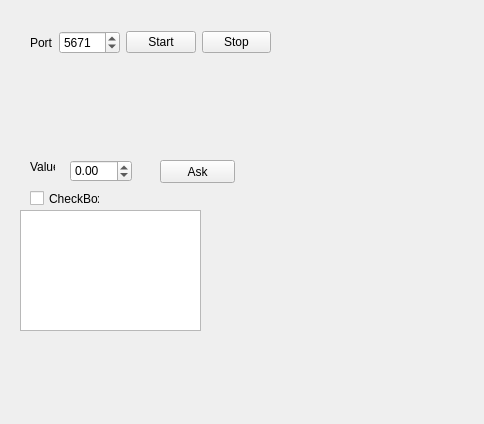
<?xml version="1.0" encoding="UTF-8"?>
<ui version="4.0">
 <class>Form</class>
 <widget class="QWidget" name="Form">
  <property name="geometry">
   <rect>
    <x>0</x>
    <y>0</y>
    <width>484</width>
    <height>424</height>
   </rect>
  </property>
  <property name="windowTitle">
   <string>Client</string>
  </property>
  <widget class="QTextEdit" name="messagesTextEdit">
   <property name="geometry">
    <rect>
     <x>20</x>
     <y>210</y>
     <width>181</width>
     <height>121</height>
    </rect>
   </property>
  </widget>
  <widget class="QLabel" name="label_2">
   <property name="geometry">
    <rect>
     <x>30</x>
     <y>160</y>
     <width>25</width>
     <height>13</height>
    </rect>
   </property>
   <property name="text">
    <string>Value</string>
   </property>
   <property name="buddy">
    <cstring>valueSb</cstring>
   </property>
  </widget>
  <widget class="QDoubleSpinBox" name="valueSb">
   <property name="geometry">
    <rect>
     <x>70</x>
     <y>160</y>
     <width>62</width>
     <height>22</height>
    </rect>
   </property>
   <property name="accelerated">
    <bool>true</bool>
   </property>
   <property name="keyboardTracking">
    <bool>false</bool>
   </property>
   <property name="minimum">
    <double>-1000.000000000000000</double>
   </property>
   <property name="maximum">
    <double>1000.000000000000000</double>
   </property>
   <property name="singleStep">
    <double>0.100000000000000</double>
   </property>
  </widget>
  <widget class="QPushButton" name="askPb">
   <property name="geometry">
    <rect>
     <x>160</x>
     <y>160</y>
     <width>75</width>
     <height>23</height>
    </rect>
   </property>
   <property name="text">
    <string>Ask</string>
   </property>
  </widget>
  <widget class="QCheckBox" name="checkBox">
   <property name="geometry">
    <rect>
     <x>30</x>
     <y>190</y>
     <width>70</width>
     <height>17</height>
    </rect>
   </property>
   <property name="text">
    <string>CheckBox</string>
   </property>
  </widget>
  <widget class="QWidget" name="">
   <property name="geometry">
    <rect>
     <x>30</x>
     <y>30</y>
     <width>241</width>
     <height>25</height>
    </rect>
   </property>
   <layout class="QHBoxLayout" name="horizontalLayout">
    <item>
     <widget class="QLabel" name="label">
      <property name="text">
       <string>Port</string>
      </property>
      <property name="buddy">
       <cstring>portSb</cstring>
      </property>
     </widget>
    </item>
    <item>
     <widget class="QSpinBox" name="portSb">
      <property name="minimum">
       <number>1000</number>
      </property>
      <property name="maximum">
       <number>65535</number>
      </property>
      <property name="value">
       <number>5671</number>
      </property>
     </widget>
    </item>
    <item>
     <widget class="QPushButton" name="startPb">
      <property name="text">
       <string>Start</string>
      </property>
     </widget>
    </item>
    <item>
     <widget class="QPushButton" name="stopPb">
      <property name="text">
       <string>Stop</string>
      </property>
     </widget>
    </item>
   </layout>
  </widget>
 </widget>
 <resources/>
 <connections/>
</ui>
